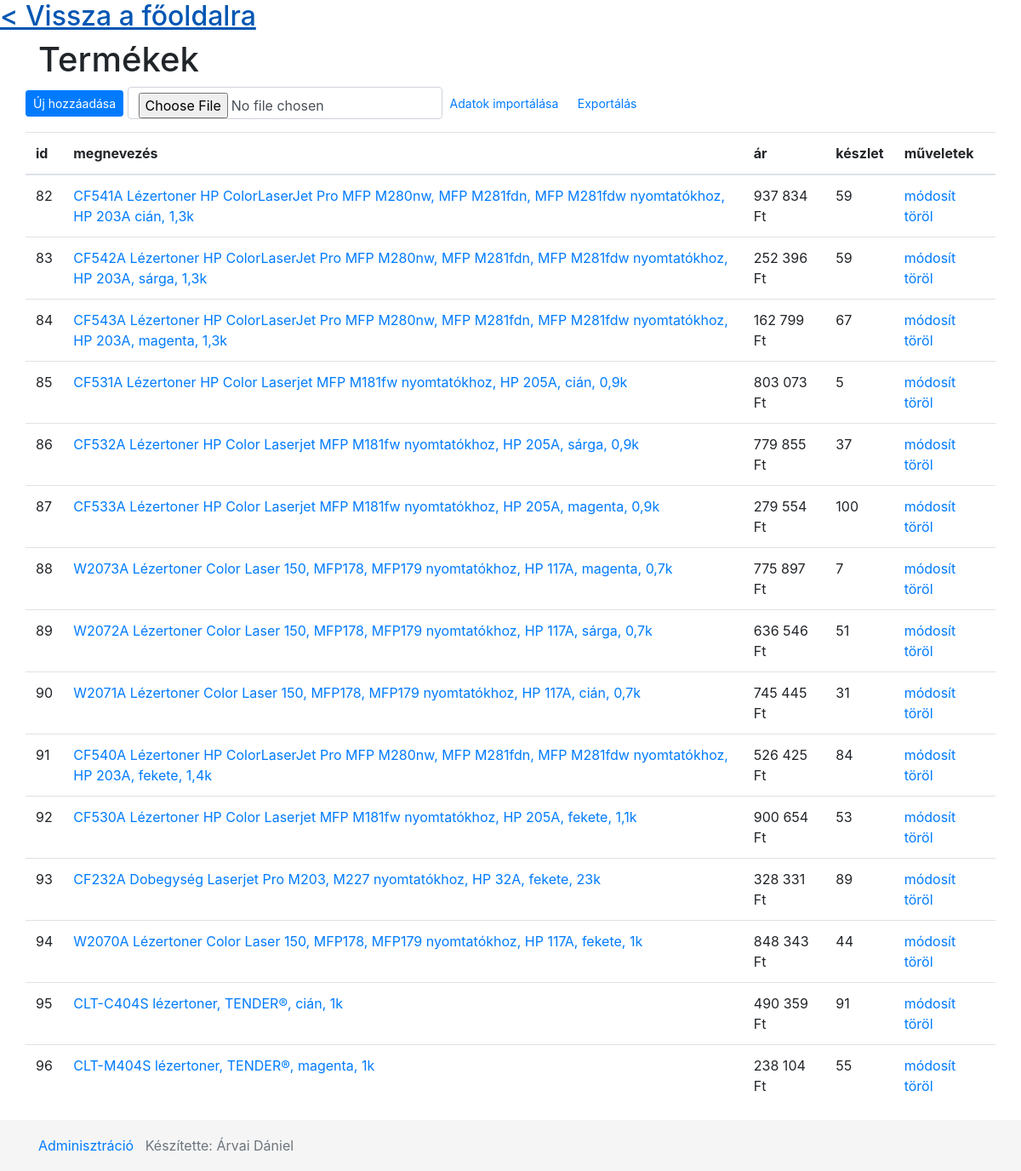
The page /admin.php (signed in) on the database its author committed.
### tables this page shows
CREATE TABLE IF NOT EXISTS `product` (
  `id` int(10) UNSIGNED NOT NULL AUTO_INCREMENT,
  `name` varchar(255) NOT NULL,
  `price` int(10) UNSIGNED NOT NULL,
  `stock` int(10) UNSIGNED NOT NULL,
  PRIMARY KEY (`id`),
  UNIQUE KEY `product_name_unique` (`name`) USING BTREE
);

### protected/database.php (called while the page is built, shortened)
<?php
function getConnection(){
    $dsn = DB_TYPE.':host='.DB_HOST.':'.DB_PORT.';dbname='.DB_NAME;
    $connection = new PDO($dsn,DB_USER, DB_PASS);
    $connection->exec("SET NAMES 'utf8'");
    return $connection;
}
function select($query, $params = []){
    $connection = getConnection();
    $stmt = $connection->prepare($query);
    $success = $stmt->execute($params);
    $records = $success ? $stmt->fetchAll(PDO::FETCH_ASSOC) : [];
    return $records;
}

### protected/products.php (called while the page is built, shortened)
<?php
require_once 'database.php';
function product_get_all() {
    $sql = "SELECT * FROM product";
    return select($sql);
}

### component/admin_view.php (the view, shortened to what this page needs)
<h1>Termékek</h1>
<div class="row" style="margin-bottom: 15px">
    <form action="<?= ADMIN_PAGE ?>?import" method="post" enctype="multipart/form-data" class="form-inline">
        <a href="<?= ADMIN_PAGE ?>?new" class="btn btn-primary btn-sm">
            Új hozzáadása
        </a>
        <input type="file" id="file" name="file" accept=".csv" class="form-control" />
        <button type="submit" value="1" id="submit" name="submit" class="btn btn-sm btn-link">
            Adatok importálása
        </button>
        <a href="<?= ADMIN_PAGE ?>?export" target="_blank" class="btn btn-sm btn-link">
            Exportálás
        </a>
    </form>
</div>
<div class="row">
    <table class="table">
        <thead>
            <tr>
                <th>id</th>
                <th>megnevezés</th>
                <th>ár</th>
                <th>készlet</th>
                <th>műveletek</th>
            </tr>
        </thead>
        <tbody>
            <?php foreach (product_get_all() as $product) : ?>
                <tr>
                    <td><?= $product['id'] ?></td>
                    <td>
                        <a href="<?= PRODUCT_PAGE ?>?id=<?= $product['id'] ?>" target="_blank">
                            <?= $product['name'] ?>
                        </a>
                    </td>
                    <td><?= number_format($product['price'], 0, '.', ' ') ?> Ft</td>
                    <td><?= $product['stock'] ?></td>
                    <td>
                        <a href="<?= ADMIN_PAGE ?>?edit&id=<?= $product['id'] ?>">
                            módosít
                        </a>
                        <a href="<?= ADMIN_PAGE ?>?delete&id=<?= $product['id'] ?>">
                            töröl
                        </a>
                    </td>
                </tr>
            <?php endforeach; ?>
        </tbody>
    </table>
</div>

### css/main.css (style rules this page uses)
html { position: relative; min-height: 100%; }
body { margin-bottom: 60px; }

### rows shown on the page
product: id "82", name "CF541A Lézertoner HP ColorLaserJet Pro MFP M280nw, MFP M281fdn, MFP M281fdw nyomtatókhoz, HP 203A cián, 1,3k", price "937 834", stock "59"
product: id "83", name "CF542A Lézertoner HP ColorLaserJet Pro MFP M280nw, MFP M281fdn, MFP M281fdw nyomtatókhoz, HP 203A, sárga, 1,3k", price "252 396", stock "59"
product: id "84", name "CF543A Lézertoner HP ColorLaserJet Pro MFP M280nw, MFP M281fdn, MFP M281fdw nyomtatókhoz, HP 203A, magenta, 1,3k", price "162 799", stock "67"
product: id "85", name "CF531A Lézertoner HP Color Laserjet MFP M181fw nyomtatókhoz, HP 205A, cián, 0,9k", price "803 073", stock "5"
product: id "86", name "CF532A Lézertoner HP Color Laserjet MFP M181fw nyomtatókhoz, HP 205A, sárga, 0,9k", price "779 855", stock "37"
product: id "87", name "CF533A Lézertoner HP Color Laserjet MFP M181fw nyomtatókhoz, HP 205A, magenta, 0,9k", price "279 554", stock "100"
product: id "88", name "W2073A Lézertoner Color Laser 150, MFP178, MFP179 nyomtatókhoz, HP 117A, magenta, 0,7k", price "775 897", stock "7"
product: id "89", name "W2072A Lézertoner Color Laser 150, MFP178, MFP179 nyomtatókhoz, HP 117A, sárga, 0,7k", price "636 546", stock "51"
product: id "90", name "W2071A Lézertoner Color Laser 150, MFP178, MFP179 nyomtatókhoz, HP 117A, cián, 0,7k", price "745 445", stock "31"
product: id "91", name "CF540A Lézertoner HP ColorLaserJet Pro MFP M280nw, MFP M281fdn, MFP M281fdw nyomtatókhoz, HP 203A, fekete, 1,4k", price "526 425", stock "84"
product: id "92", name "CF530A Lézertoner HP Color Laserjet MFP M181fw nyomtatókhoz, HP 205A, fekete, 1,1k", price "900 654", stock "53"
product: id "93", name "CF232A Dobegység Laserjet Pro M203, M227 nyomtatókhoz, HP 32A, fekete, 23k", price "328 331", stock "89"
product: id "94", name "W2070A Lézertoner Color Laser 150, MFP178, MFP179 nyomtatókhoz, HP 117A, fekete, 1k", price "848 343", stock "44"
product: id "95", name "CLT-C404S lézertoner, TENDER®, cián, 1k", price "490 359", stock "91"
product: id "96", name "CLT-M404S lézertoner, TENDER®, magenta, 1k", price "238 104", stock "55"
